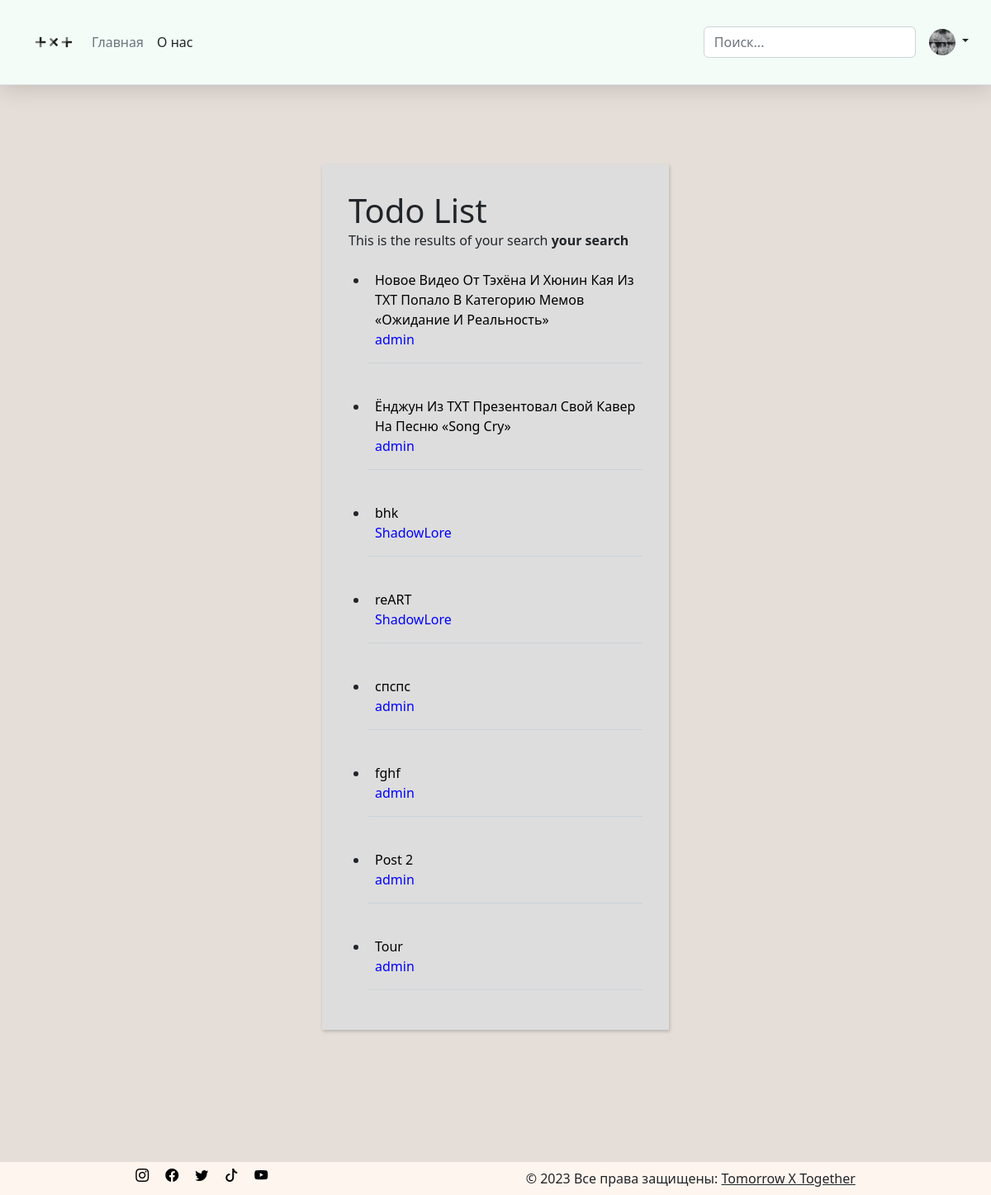
The app's page /search/ (signed in) with its own data.
### account/models.py (models this page shows, shortened)
class Profile(models.Model):
    user = models.OneToOneField(User, on_delete=models.CASCADE)
    image = models.ImageField(default='logo.png', upload_to='profile_pics')
    class Meta:
        verbose_name = "Профили"
        verbose_name_plural = "Профиль"

### blog/models.py (models this page shows, shortened)
class Post(models.Model):
    title = models.CharField(max_length=200, verbose_name='Название')
    description = models.TextField(max_length=290, verbose_name='Описание')
    content = models.TextField(verbose_name='Содержание')
    image = models.ImageField(upload_to='news_pics', verbose_name='Изображение', blank=True)
    date = models.DateTimeField(default=timezone.now, verbose_name='Дата')
    author = models.ForeignKey(User, on_delete=models.CASCADE)
    def get_absolute_url(self):
        return reverse('blog:post-detail', kwargs={'pk': self.pk})
    class Meta:
        ordering = ['-date', ]
        verbose_name = "Пост"
        verbose_name_plural = "Посты"

### blog/views.py (the view)
# urls.py: path('search/', views.search, name='search'),
def search(request):
    queryset = Post.objects.all()
    query = request.GET.get('q')
    if query:
        queryset = queryset.filter(
            Q(title__icontains=query)
        ).distinct()
    context = {
        'queryset': queryset
    }
    return render(request, 'blog/search_bar.html', context)

### blog/templates/blog/search_bar.html (shortened to what this page needs)
{% extends 'blog/base.html' %}
{% load static %}
{% block content %}
<div class="d-flex justify-content-center">
    <section class="todo">
        <h1>Todo List</h1>
        This is the results of your search<b> your search</b>
        {% for post in queryset %}
        <ul>
            <li theLittleDetails="Buy at Tom's shop">
				<a href="{{ post.get_absolute_url }}"
                style="text-decoration:none; color:black">{{ post.title }}</a>
				<address style="text-decoration:none; color:blue">{{ post.author }}</address>
            </li>
        </ul>
        {% endfor %}
    </section>
</div>
{% endblock %}

### blog/templates/blog/base.html (shortened to what this page needs)
{% load static %}
<html lang="en">
<head>
    <link rel="stylesheet" href="{% static 'css/bootstrap.min.css' %}">
    <link rel="stylesheet" href="{% static 'css/main.css' %}">
    <link rel="stylesheet" href="https://cdn.jsdelivr.net/npm/bootstrap-icons@1.10.2/font/bootstrap-icons.css"
>
</head>
<body>
<header class="py-3 mb-3 border-bottom header" style="background: rgba(245,255,250, 0.9);" id="myHeader">
    <div class="container header__inner">
        <div class="container-fluid d-grid gap-3 align-items-center" style="grid-template-columns: 1fr 2fr;">
            <div class="d-flex align-items-center">
                <a href="{% url 'blog:home_page' %}" class="nav-link px-2 link-secondary"><img
                        src="{% static 'images/logo.png' %}" alt="mdo" width="60" height="60"></a>
                <a href="{% url 'blog:home_page' %}" class="nav-link px-2 link-secondary">Главная</a>
                <a href="{% url 'blog:about_page' %}" class="nav-link px-2 link-dark">О нас</a>
            </div>
            <div class="d-flex justify-content-end align-items-center">
                <form class="w-20 m-3 me-3" action="{% url 'blog:search' %}">
                    <input type="search" class="form-control" placeholder="Поиск..." name="q">
                </form>
                <div class="flex-shrink-0 dropdown">
                    {% if user.is_authenticated %}
                    <a href="#" class="d-block link-dark text-decoration-none dropdown-toggle" id="dropdownUser2"
                       data-bs-toggle="dropdown" aria-expanded="false">
                        <img src="{{ user.profile.image.url }}" alt="mdo" width="32" height="32" class="rounded-circle">
                    </a>
                    {% endif %}
                </div>
            </div>
        </div>
    </div>
</header>
<div class="container">
    {% block content %}
    {% endblock content %}
</div>
<div class="wrapper">
<footer class="bg-light text-center text-lg-start content" style="margin-top:5rem;">
    <div class="text-center p-2 d-flex justify-content-around" style="background-color: rgb(255,245,238, 0.9)">
        <div class="d-flex justify-content-between" style="width:10rem">
            <a href="#" style="color:black">
                <i class="bi bi-instagram"></i>
            </a>
            <a href="#" style="color:black">
                <i class="bi bi-facebook"></i>
            </a>
            <a href="#" style="color:black">
                <i class="bi bi-twitter"></i>
            </a>
            <a href="#" style="color:black">
                <i class="bi bi-tiktok"></i>
            </a>
            <a href="#" style="color:black">
                <i class="bi bi-youtube"></i>
            </a>
        </div>
        <div>
            © 2023 Все права защищены:
            <a class="text-dark" href="">Tomorrow X Together</a>
        </div>
    </div>
</footer>
 </div>
</body>
</html>

### blog/templates/blog/base.html (style rules this page uses)
.header { padding: 10px 16px; background: #555; color: #f1f1f1; }
.header { width: 100%; background: #fff; padding: 15px 0; z-index: 100; -webkit-box-shadow: 0 5px 25px rgba(0, 0, 0, 0.15); box-shadow: 0 5px 25px rgba(0, 0, 0, 0.15); }
.header__inner { width: 100%; max-width: 1200px; margin: 0 auto; display: -webkit-box; display: -ms-flexbox; display: flex; -ms-flex-wrap: wrap; flex-wrap: wrap; -webkit-box-pack: justify; -ms-flex-pack: justify; justify-content: space-between; padding: 0 15px; }
body { background: #e5ded8; }
img { height: auto; max-width: 100%; vertical-align: middle; }
footer { position:absolute; bottom:auto; width:100%; }

### blog/templates/blog/search_bar.html (style rules this page uses)
.todo { width: 100%; max-width: 420px; background-color: #ddd; padding: 2em; margin:5rem; box-shadow: 1px 2px 4px #0003; }
h1 { margin: 0 auto; }
ul { padding-inline-start: 1.5em; font-weight: 400; }

### records on screen
Post: title "Новое Видео От Тэхёна И Хюнин Кая Из ТХТ Попало В Категорию Мемов «Ожидание И Реальность»", author "admin"
Post: title "Ёнджун Из TXT Презентовал Свой Кавер На Песню «Song Cry»", author "admin"
Post: title "bhk", author "ShadowLore"
Post: title "reART", author "ShadowLore"
Post: title "спспс", author "admin"
Post: title "fghf", author "admin"
Post: title "Post 2", author "admin"
Post: title "Tour", author "admin"
